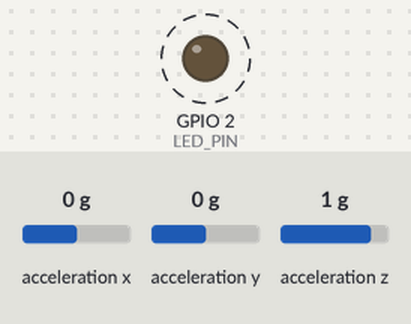
Recording of a sketch running on a simulated ESP32. Parts: output pins drawn as LEDs (lit = HIGH). Wiring (inferred from the names in the program): MPU-6050 motion sensor at I2C address 0x68. Dashed ring = blinking. The inputs (shaded band) are chosen by the test bench; at power-on: acceleration x 0 g, acceleration y 0 g, acceleration z 1 g. WiFi joins after 1.5 s; servers stay silent unless stated; uploads are accepted with an empty reply; random numbers use the default seed unless the sketch sets one; what the sketch prints to the serial monitor is not drawn.

Above: at 3.2 s.
Timing chart, 0 to 5.5 s (numbered marks = the images above):
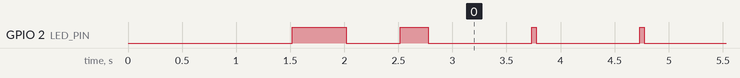

Measured:
- by itself, GPIO 2 (LED_PIN): goes LOW 0.50 s, HIGH 0.26 s, 127 × (LOW 0.96 s, HIGH 0.04 s), then LOW

The sketch:

esp32_mpu6050.ino
```cpp
/*
 * ==============================================================================
 * DIGITAL TWIN ATHLETE — ESP32 #1: MPU6050 MOTION & BIOMECHANICS SENSOR
 * Real-time 6-DOF IMU streaming over Wi-Fi (HTTP POST)
 *
 * Hardware:
 *   - ESP32 Development Board (DevKit v1, NodeMCU-32S, etc.)
 *   - MPU6050 6-Axis Accelerometer & Gyroscope Module (I2C: 0x68)
 *
 * Wiring:
 *   - ESP32 3.3V  -> MPU6050 VCC
 *   - ESP32 GND   -> MPU6050 GND
 *   - ESP32 GPIO 21 -> MPU6050 SDA
 *   - ESP32 GPIO 22 -> MPU6050 SCL
 * ==============================================================================
 */

#include <WiFi.h>
#include <HTTPClient.h>
#include <Wire.h>

// ==============================================================================
// 1. NETWORK & SERVER CONFIGURATION
// ==============================================================================
const char* WIFI_SSID     = "YOUR_WIFI_NAME";       // 2.4 GHz Wi-Fi SSID
const char* WIFI_PASSWORD = "YOUR_WIFI_PASSWORD";   // Wi-Fi Password
const char* SERVER_URL    = "http://192.168.1.5:5000/api/esp32/telemetry"; // Backend IP
const char* DEVICE_ID     = "ESP32-MPU6050";

// Transmit interval (1000 ms = 1 Hz, 500 ms = 2 Hz)
const unsigned long TRANSMIT_INTERVAL_MS = 1000;

// Onboard indicator LED (GPIO 2 on most ESP32 boards)
const int LED_PIN = 2;
const uint8_t MPU6050_ADDR = 0x68;

bool mpuConnected = false;
unsigned long lastTransmitTime = 0;
unsigned long packetCounter = 0;

bool checkI2CDevice(uint8_t address) {
  Wire.beginTransmission(address);
  return (Wire.endTransmission() == 0);
}

void setup() {
  Serial.begin(115200);
  delay(1000);
  pinMode(LED_PIN, OUTPUT);
  digitalWrite(LED_PIN, LOW);

  Serial.println("\n==================================================");
  Serial.println("   DIGITAL TWIN ATHLETE: ESP32 #1 (MPU6050 IMU)   ");
  Serial.println("==================================================");

  Wire.begin(21, 22);

  // Probe MPU6050
  mpuConnected = checkI2CDevice(MPU6050_ADDR);
  Serial.printf("[Sensor] MPU6050: %s\n", mpuConnected ? "FOUND (0x68)" : "NOT DETECTED (Using fallback simulation)");

  if (mpuConnected) {
    // Wake up MPU-6050 (write 0 to PWR_MGMT_1 register 0x6B)
    Wire.beginTransmission(MPU6050_ADDR);
    Wire.write(0x6B);
    Wire.write(0x00);
    Wire.endTransmission();
    Serial.println("[Sensor] MPU6050 initialized.");
  }

  // Connect to Wi-Fi
  Serial.printf("[Wi-Fi] Connecting to '%s'...\n", WIFI_SSID);
  WiFi.mode(WIFI_STA);
  WiFi.begin(WIFI_SSID, WIFI_PASSWORD);

  int attempts = 0;
  while (WiFi.status() != WL_CONNECTED && attempts < 25) {
    delay(500);
    Serial.print(".");
    digitalWrite(LED_PIN, !digitalRead(LED_PIN));
    attempts++;
  }

  if (WiFi.status() == WL_CONNECTED) {
    digitalWrite(LED_PIN, HIGH);
    Serial.println("\n[Wi-Fi] Connected successfully!");
    Serial.printf("[Wi-Fi] ESP32 IP   : %s\n", WiFi.localIP().toString().c_str());
    Serial.printf("[Wi-Fi] Server URL : %s\n", SERVER_URL);
  } else {
    Serial.println("\n[Wi-Fi] Connection failed. Verify credentials.");
  }
  Serial.println("==================================================\n");
}

void readMotion(float &ax, float &ay, float &az) {
  if (mpuConnected) {
    Wire.beginTransmission(MPU6050_ADDR);
    Wire.write(0x3B); // Starting register for accelerometer readings
    if (Wire.endTransmission(false) == 0 && Wire.requestFrom((int)MPU6050_ADDR, 6) == 6) {
      int16_t rawX = (Wire.read() << 8) | Wire.read();
      int16_t rawY = (Wire.read() << 8) | Wire.read();
      int16_t rawZ = (Wire.read() << 8) | Wire.read();

      // Convert 16-bit raw values to G (+/- 2g scale: 16384 LSB/g)
      ax = rawX / 16384.0;
      ay = rawY / 16384.0;
      az = rawZ / 16384.0;
      return;
    } else {
      mpuConnected = false;
    }
  }

  // Fallback realistic running cadence & ground impact acceleration
  float t = millis() / 1000.0;
  float stridePhase = t * 2.8 * 2.0 * PI; // ~168 steps/min
  ax = 0.55 * sin(stridePhase) + (random(-10, 10) / 100.0);
  ay = 1.25 * cos(stridePhase) + 1.05 + (random(-15, 15) / 100.0);
  az = 0.35 * sin(stridePhase * 0.5) + (random(-10, 10) / 100.0);
}

void loop() {
  unsigned long currentMillis = millis();

  if (currentMillis - lastTransmitTime >= TRANSMIT_INTERVAL_MS) {
    lastTransmitTime = currentMillis;
    packetCounter++;

    float ax, ay, az;
    readMotion(ax, ay, az);
    int battery = 94;

    // Build JSON packet
    char jsonPayload[256];
    snprintf(jsonPayload, sizeof(jsonPayload),
      "{\"device_id\":\"%s\",\"ax\":%.3f,\"ay\":%.3f,\"az\":%.3f,\"battery\":%d,\"packet\":%lu}",
      DEVICE_ID, ax, ay, az, battery, packetCounter
    );

    Serial.println(jsonPayload);

    if (WiFi.status() == WL_CONNECTED) {
      HTTPClient http;
      http.begin(SERVER_URL);
      http.addHeader("Content-Type", "application/json");

      int code = http.POST((uint8_t*)jsonPayload, strlen(jsonPayload));
      if (code > 0) {
        Serial.printf("[HTTP] Packet #%lu delivered | Code: %d\n", packetCounter, code);
        digitalWrite(LED_PIN, HIGH);
        delay(40);
        digitalWrite(LED_PIN, LOW);
      } else {
        Serial.printf("[HTTP ERROR] %s\n", http.errorToString(code).c_str());
      }
      http.end();
    }
  }
}
```
